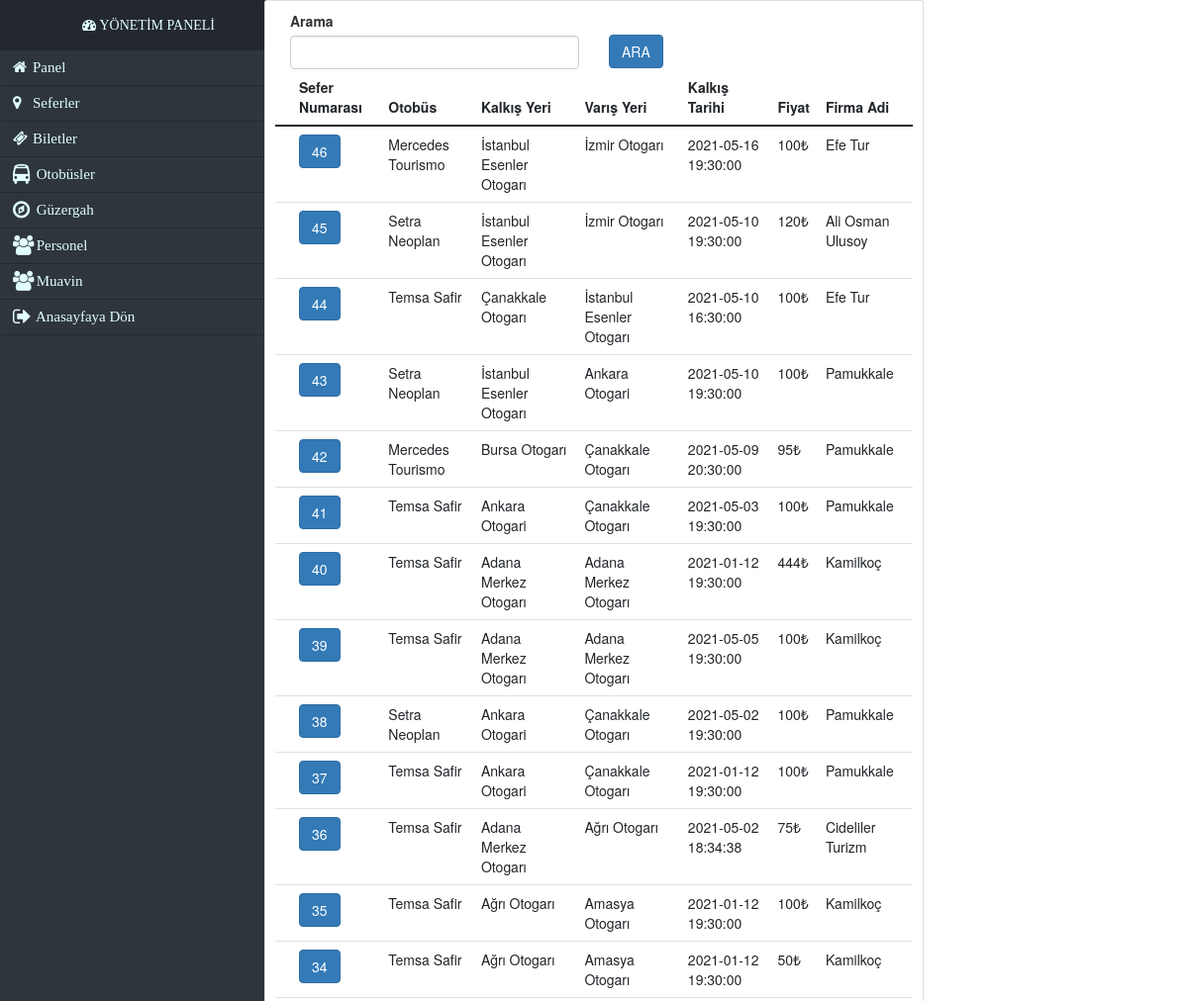
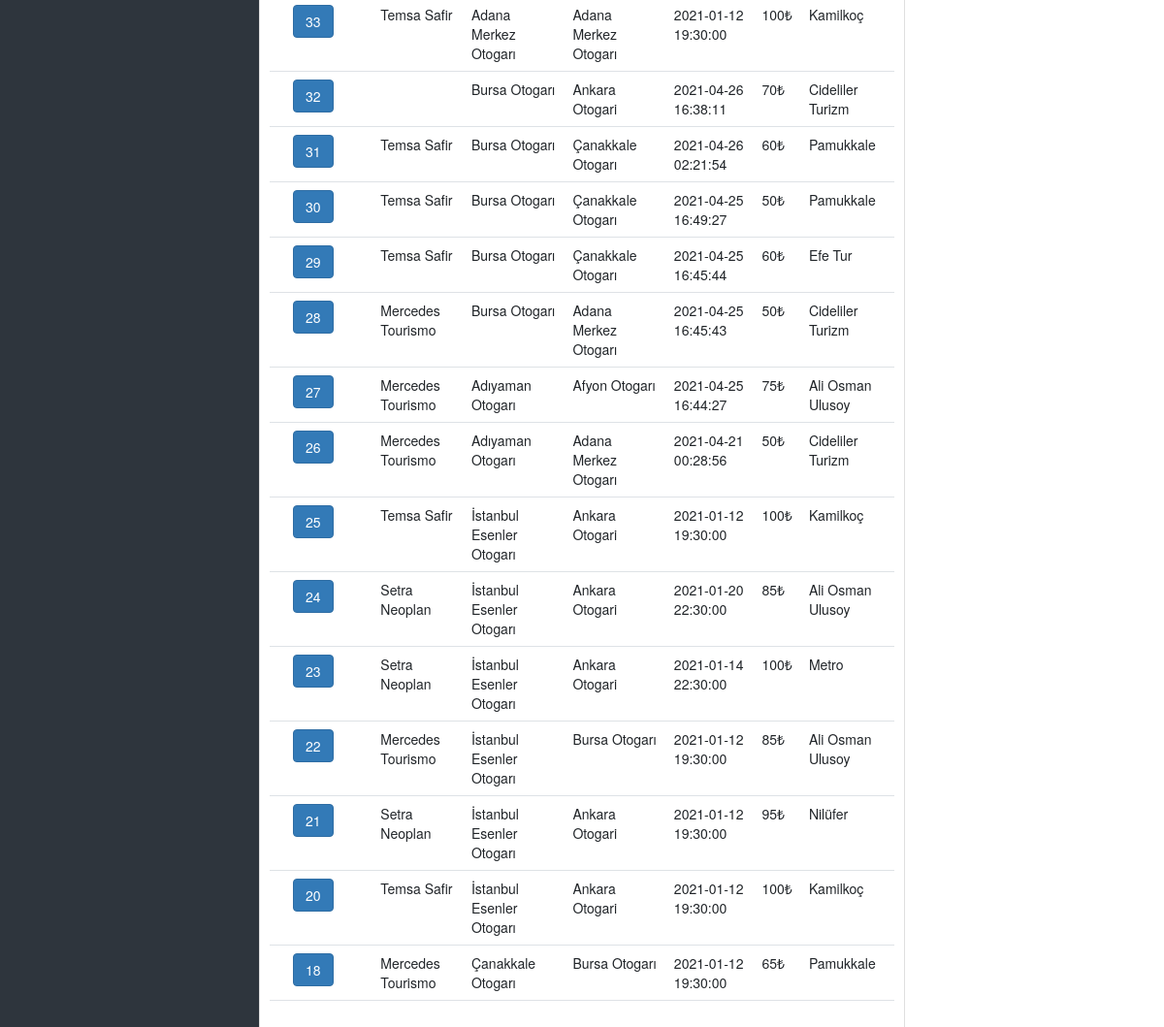
The page /yonetim.php on the database its author committed (2 pictures, top to bottom).
### tables this page shows
CREATE TABLE `seferler` (
  `id` int(11) NOT NULL,
  `otobus_id` int(11) DEFAULT NULL,
  `kalkis` int(11) DEFAULT NULL,
  `varis` int(11) DEFAULT NULL,
  `k_tarih` datetime DEFAULT NULL,
  `v_tarih` datetime DEFAULT NULL,
  `fiyat` int(11) DEFAULT NULL,
  `firma_id` int(11) DEFAULT NULL,
  `sorumlu_id` int(11) DEFAULT NULL,
  `guzergah_id` int(11) DEFAULT NULL
);

### yonetim.php (the view, shortened to what this page needs)
<!DOCTYPE html>
<html lang="tr">
<head>
    <link href="//netdna.bootstrapcdn.com/bootstrap/3.2.0/css/bootstrap.min.css" rel="stylesheet" id="bootstrap-css">
    <link href="//maxcdn.bootstrapcdn.com/font-awesome/4.2.0/css/font-awesome.min.css" rel="stylesheet">
    <link rel="stylesheet" href="css/bootstrap.min.css">
    <link rel="stylesheet" href="y_style.css">
    <link rel="stylesheet" href="https://maxcdn.bootstrapcdn.com/bootstrap/3.4.1/css/bootstrap.min.css">
</head>
<body>
    <?php
    include('yonetim_menu.php');
    require_once('baglan.php');
    $sorgu = $db->prepare("SELECT
    s.id,
    fiyat,
    k_tarih,
    (SELECT marka_model FROM otobusler o WHERE o.id = s.otobus_id)otobus_adi,
    (SELECT kapasite FROM otobusler o WHERE o.id = s.otobus_id)kapasite,
    (SELECT tipi FROM otobusler o WHERE o.id = s.otobus_id)tipi,
    (SELECT firma_adi FROM firmalar f WHERE f.id = s.firma_id)firma_adi,
    (SELECT adi FROM duraklar WHERE durak_id=s.kalkis)kalkis_adi,
    (SELECT adi FROM duraklar WHERE durak_id=s.varis)varis_adi
    FROM seferler s ORDER BY id DESC
");
    $sorgu->execute();
    ?>
    <div class="container d-flex justify-content-center">
        <div class="card" style="width:60%;">
            <div class="card-body">
                <form action="" method="GET">
                    <div class="row-12">
                        <div class="col-sm-6">
                            <label for="" class="text-center">Arama</label>
                            <input type="text" name="arama" id="arama" class="form-control">
                        </div>
                        <div class="col-sm-5 "  style="margin-top: 3.8%;">
                            <button class="btn btn-primary" name="arama_btn">ARA</button>
                        </div>
                    </div>
                </form>
                <table class="table">
                    <thead class="thead-dark">
                        <tr>
                            <th scope="col"></th>
                            <th scope="col">Sefer Numarası</th>
                            <th scope="col">Otobüs</th>
                            <th scope="col">Kalkış Yeri</th>
                            <th scope="col">Varış Yeri</th>
                            <th scope="col">Kalkış Tarihi</th>
                            <th scope="col">Fiyat</th>
                            <th scope="col">Firma Adi</th>
                        </tr>
                    </thead>
                    <tbody>
                        <form method="get" action="tum_bilet.php">
                            <?php
                            foreach ($sorgu as $listele) { ?>
                                <tr>
                                    <th scope="row">
                                    <th scope="col"><input type="submit" name="bilet_id" id="bilet_id" class="btn btn-primary" value="<?php echo $listele['id']; ?>"></th>
                                    </th>
                                    <td><?= $listele['otobus_adi']; ?></td>
                                    <td><?= $listele['kalkis_adi']; ?></td>
                                    <td><?= $listele['varis_adi']; ?></td>
                                    <td><?= $listele['k_tarih']; ?></td>
                                    <td><?= $listele['fiyat']; ?>₺</td>
                                    <td><?= $listele['firma_adi']; ?></td>
                                </tr>
                            <?php
                            }
                            ?>
                        </form>
                    </tbody>
                </table>
            </div>
        </div>
    </div>
</body>
</html>

### y_style.css (style rules this page uses)
body { margin: 0px; padding: 0px; }

### rows shown on the page
seferler: bilet_id "46", otobus_adi "Mercedes Tourismo", kalkis_adi "İstanbul Esenler Otogarı", varis_adi "İzmir Otogarı", k_tarih "2021-05-16 19:30:00", fiyat "100", firma_adi "Efe Tur"
seferler: bilet_id "45", otobus_adi "Setra Neoplan", kalkis_adi "İstanbul Esenler Otogarı", varis_adi "İzmir Otogarı", k_tarih "2021-05-10 19:30:00", fiyat "120", firma_adi "Ali Osman Ulusoy"
seferler: bilet_id "44", otobus_adi "Temsa Safir", kalkis_adi "Çanakkale Otogarı", varis_adi "İstanbul Esenler Otogarı", k_tarih "2021-05-10 16:30:00", fiyat "100", firma_adi "Efe Tur"
seferler: bilet_id "43", otobus_adi "Setra Neoplan", kalkis_adi "İstanbul Esenler Otogarı", varis_adi "Ankara Otogari", k_tarih "2021-05-10 19:30:00", fiyat "100", firma_adi "Pamukkale"
seferler: bilet_id "42", otobus_adi "Mercedes Tourismo", kalkis_adi "Bursa Otogarı", varis_adi "Çanakkale Otogarı", k_tarih "2021-05-09 20:30:00", fiyat "95", firma_adi "Pamukkale"
seferler: bilet_id "41", otobus_adi "Temsa Safir", kalkis_adi "Ankara Otogari", varis_adi "Çanakkale Otogarı", k_tarih "2021-05-03 19:30:00", fiyat "100", firma_adi "Pamukkale"
seferler: bilet_id "40", otobus_adi "Temsa Safir", kalkis_adi "Adana Merkez Otogarı", varis_adi "Adana Merkez Otogarı", k_tarih "2021-01-12 19:30:00", fiyat "444", firma_adi "Kamilkoç"
seferler: bilet_id "39", otobus_adi "Temsa Safir", kalkis_adi "Adana Merkez Otogarı", varis_adi "Adana Merkez Otogarı", k_tarih "2021-05-05 19:30:00", fiyat "100", firma_adi "Kamilkoç"
seferler: bilet_id "38", otobus_adi "Setra Neoplan", kalkis_adi "Ankara Otogari", varis_adi "Çanakkale Otogarı", k_tarih "2021-05-02 19:30:00", fiyat "100", firma_adi "Pamukkale"
seferler: bilet_id "37", otobus_adi "Temsa Safir", kalkis_adi "Ankara Otogari", varis_adi "Çanakkale Otogarı", k_tarih "2021-01-12 19:30:00", fiyat "100", firma_adi "Pamukkale"
seferler: bilet_id "36", otobus_adi "Temsa Safir", kalkis_adi "Adana Merkez Otogarı", varis_adi "Ağrı Otogarı", k_tarih "2021-05-02 18:34:38", fiyat "75", firma_adi "Cideliler Turizm"
seferler: bilet_id "35", otobus_adi "Temsa Safir", kalkis_adi "Ağrı Otogarı", varis_adi "Amasya Otogarı", k_tarih "2021-01-12 19:30:00", fiyat "100", firma_adi "Kamilkoç"
seferler: bilet_id "34", otobus_adi "Temsa Safir", kalkis_adi "Ağrı Otogarı", varis_adi "Amasya Otogarı", k_tarih "2021-01-12 19:30:00", fiyat "50", firma_adi "Kamilkoç"
seferler: bilet_id "33", otobus_adi "Temsa Safir", kalkis_adi "Adana Merkez Otogarı", varis_adi "Adana Merkez Otogarı", k_tarih "2021-01-12 19:30:00", fiyat "100", firma_adi "Kamilkoç"
seferler: bilet_id "32", kalkis_adi "Bursa Otogarı", varis_adi "Ankara Otogari", k_tarih "2021-04-26 16:38:11", fiyat "70", firma_adi "Cideliler Turizm"
seferler: bilet_id "31", otobus_adi "Temsa Safir", kalkis_adi "Bursa Otogarı", varis_adi "Çanakkale Otogarı", k_tarih "2021-04-26 02:21:54", fiyat "60", firma_adi "Pamukkale"
seferler: bilet_id "30", otobus_adi "Temsa Safir", kalkis_adi "Bursa Otogarı", varis_adi "Çanakkale Otogarı", k_tarih "2021-04-25 16:49:27", fiyat "50", firma_adi "Pamukkale"
seferler: bilet_id "29", otobus_adi "Temsa Safir", kalkis_adi "Bursa Otogarı", varis_adi "Çanakkale Otogarı", k_tarih "2021-04-25 16:45:44", fiyat "60", firma_adi "Efe Tur"
seferler: bilet_id "28", otobus_adi "Mercedes Tourismo", kalkis_adi "Bursa Otogarı", varis_adi "Adana Merkez Otogarı", k_tarih "2021-04-25 16:45:43", fiyat "50", firma_adi "Cideliler Turizm"
seferler: bilet_id "27", otobus_adi "Mercedes Tourismo", kalkis_adi "Adıyaman Otogarı", varis_adi "Afyon Otogarı", k_tarih "2021-04-25 16:44:27", fiyat "75", firma_adi "Ali Osman Ulusoy"
seferler: bilet_id "26", otobus_adi "Mercedes Tourismo", kalkis_adi "Adıyaman Otogarı", varis_adi "Adana Merkez Otogarı", k_tarih "2021-04-21 00:28:56", fiyat "50", firma_adi "Cideliler Turizm"
seferler: bilet_id "25", otobus_adi "Temsa Safir", kalkis_adi "İstanbul Esenler Otogarı", varis_adi "Ankara Otogari", k_tarih "2021-01-12 19:30:00", fiyat "100", firma_adi "Kamilkoç"
seferler: bilet_id "24", otobus_adi "Setra Neoplan", kalkis_adi "İstanbul Esenler Otogarı", varis_adi "Ankara Otogari", k_tarih "2021-01-20 22:30:00", fiyat "85", firma_adi "Ali Osman Ulusoy"
seferler: bilet_id "23", otobus_adi "Setra Neoplan", kalkis_adi "İstanbul Esenler Otogarı", varis_adi "Ankara Otogari", k_tarih "2021-01-14 22:30:00", fiyat "100", firma_adi "Metro"
seferler: bilet_id "22", otobus_adi "Mercedes Tourismo", kalkis_adi "İstanbul Esenler Otogarı", varis_adi "Bursa Otogarı", k_tarih "2021-01-12 19:30:00", fiyat "85", firma_adi "Ali Osman Ulusoy"
seferler: bilet_id "21", otobus_adi "Setra Neoplan", kalkis_adi "İstanbul Esenler Otogarı", varis_adi "Ankara Otogari", k_tarih "2021-01-12 19:30:00", fiyat "95", firma_adi "Nilüfer"
seferler: bilet_id "20", otobus_adi "Temsa Safir", kalkis_adi "İstanbul Esenler Otogarı", varis_adi "Ankara Otogari", k_tarih "2021-01-12 19:30:00", fiyat "100", firma_adi "Kamilkoç"
seferler: bilet_id "18", otobus_adi "Mercedes Tourismo", kalkis_adi "Çanakkale Otogarı", varis_adi "Bursa Otogarı", k_tarih "2021-01-12 19:30:00", fiyat "65", firma_adi "Pamukkale"
